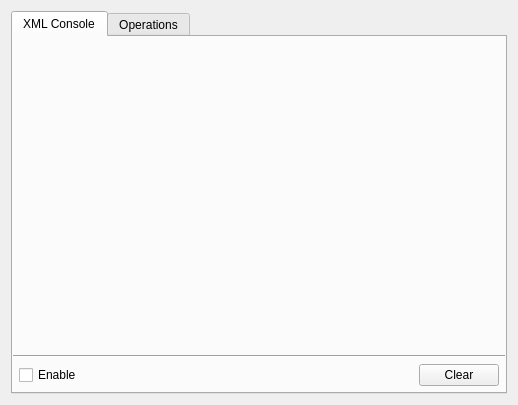
<ui version="4.0" >
 <class>DebugWindow</class>
 <widget class="QWidget" name="DebugWindow" >
  <property name="geometry" >
   <rect>
    <x>0</x>
    <y>0</y>
    <width>518</width>
    <height>405</height>
   </rect>
  </property>
  <property name="windowTitle" >
   <string>DebugWindow</string>
  </property>
  <layout class="QVBoxLayout" name="verticalLayout" >
   <item>
    <widget class="QTabWidget" name="tabWidget" >
     <property name="currentIndex" >
      <number>0</number>
     </property>
     <widget class="QWidget" name="tab" >
      <attribute name="title" >
       <string>XML Console</string>
      </attribute>
      <layout class="QVBoxLayout" name="verticalLayout_3" >
       <property name="spacing" >
        <number>0</number>
       </property>
       <property name="margin" >
        <number>0</number>
       </property>
       <item>
        <widget class="QToolBox" name="m_XmlToolBox" >
         <property name="sizePolicy" >
          <sizepolicy vsizetype="Expanding" hsizetype="Preferred" >
           <horstretch>0</horstretch>
           <verstretch>0</verstretch>
          </sizepolicy>
         </property>
        </widget>
       </item>
       <item>
        <widget class="Line" name="line" >
         <property name="orientation" >
          <enum>Qt::Horizontal</enum>
         </property>
        </widget>
       </item>
       <item>
        <layout class="QHBoxLayout" name="horizontalLayout" >
         <property name="sizeConstraint" >
          <enum>QLayout::SetDefaultConstraint</enum>
         </property>
         <property name="margin" >
          <number>6</number>
         </property>
         <item>
          <widget class="QCheckBox" name="enableConsoleCheckBox" >
           <property name="text" >
            <string>Enable</string>
           </property>
          </widget>
         </item>
         <item>
          <spacer name="horizontalSpacer" >
           <property name="orientation" >
            <enum>Qt::Horizontal</enum>
           </property>
           <property name="sizeHint" stdset="0" >
            <size>
             <width>40</width>
             <height>20</height>
            </size>
           </property>
          </spacer>
         </item>
         <item>
          <widget class="QPushButton" name="clearConsoleButton" >
           <property name="text" >
            <string>Clear</string>
           </property>
          </widget>
         </item>
        </layout>
       </item>
      </layout>
     </widget>
     <widget class="QWidget" name="tab_2" >
      <attribute name="title" >
       <string>Operations</string>
      </attribute>
      <layout class="QVBoxLayout" name="verticalLayout_2" >
       <property name="spacing" >
        <number>0</number>
       </property>
       <property name="margin" >
        <number>0</number>
       </property>
       <item>
        <widget class="QTableView" name="m_OperationsTableView" >
         <property name="frameShape" >
          <enum>QFrame::NoFrame</enum>
         </property>
        </widget>
       </item>
      </layout>
     </widget>
    </widget>
   </item>
  </layout>
 </widget>
 <resources/>
 <connections/>
</ui>
